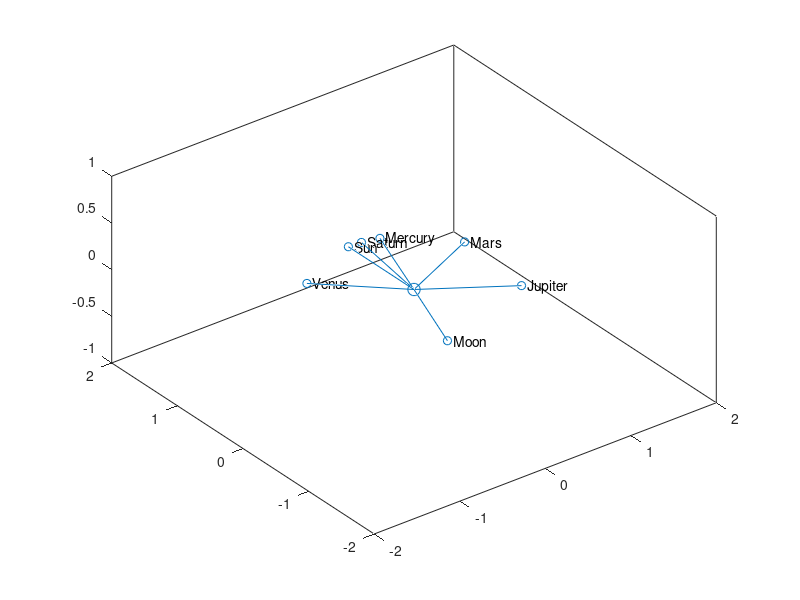

MATLAB code for this plot:
% Sky Clock calculations
% As an input we get the positions of the planets
% Desired outputs is the projections onto the earth-sun-moon plane

%%
% Positions of [sun mercury venus earth moon mars jupiter saturn]

p = [ ...
    105466.57862061243 -320513.0525348927 -153075.22353957177
    -28254617.546911404 33413899.08547402 20807485.255014483
    101892433.53560476 35869153.31981312 9688685.825101694
    87994759.91391698 108869760.5619592 47182570.1411031
    88318269.65765092 109070078.26608586 47271779.78689272
    -175033175.6172045 156838581.5712689 76659903.66643791
    -147654424.0403505 696873333.1511024 302281137.98811287
    -1054977146.3189284 -970294923.8394519 -355362682.91360706];
nm = {'Sun','Mercury','Venus','Earth','Moon','Mars','Jupiter','Saturn'};

planet = [];
% First assign the positions
for i = 1:size(p,1)
    p_i = p(i,:);
    planet(i).p = p_i;
    planet(i).nm = nm{i};
    
    plot3(p_i(1),p_i(2),p_i(3),'r.');
    text(p_i(1),p_i(2),p_i(3),[' ' planet(i).nm]);
    hold on
end
hold off


%%
% Now calculate the geocentric position vectors of each planet

pearth = planet(4).p;
for i = 1:length(planet)
    pe = planet(i).p - pearth;
    % pen = normalized position relative to earth
    % (i.e. a unit vector pointing from earth to body X
    pen = pe/sqrt(dot(pe,pe));
    planet(i).pen = pen;
    
    plot3([0 pen(1)],[0 pen(2)],[0 pen(3)],'r.-');
    text(pen(1),pen(2),pen(3),[' ' planet(i).nm]);
    hold on
end
% hold off

%%
% psun is the unit vector that points from earth to sun
% pmoon is the unit vector that points from earth to moon

psun = planet(1).pen;
pmoon = planet(5).pen;
b = cross(psun,pmoon);

%%
% Now we project the vectors onto the plane defined by earth-moon-sun
% See http://en.wikipedia.org/wiki/Vector_projection

for i = 1:length(planet)
    pen = planet(i).pen;
    pen2 = pen - dot(pen,b)/dot(b,b)*b;
    planet(i).pen2 = pen2;
    
    plot3([0 pen2(1)],[0 pen2(2)],[0 pen2(3)],'b.-');
    text(pen2(1),pen2(2),pen2(3),[' ' planet(i).nm]);
    hold on
end
hold off

%%
% Calculate the angle between the sun and each of the bodies

sun = planet(1).pen2;
planet(1).theta = 0;

for i = [2 3 5 6 7 8]
    body = planet(i).pen2;
    cosTheta = dot(sun,body)/(sqrt(dot(sun,sun))*sqrt(dot(body,body)));
    theta = acos(cosTheta);
    % The sun-moon cross vector sticks out of the plane. We can use it to
    % determine the orientation of theta
    
    x = cross(sun,body);
    theta = theta*sign(dot(b,x));
    planet(i).theta = theta;
    
end

%% Plot the result

cla
for i = [1 2 3 5 6 7 8]
    beta = planet(i).theta + pi/2;
    x = cos(beta);
    y = sin(beta);
    line([0 x],[0 y])
    line(x,y,'Marker','o','MarkerSize',6)
    text(x,y,['  ' planet(i).nm]) 
end
line(0,0,'Marker','o','MarkerSize',9)

axis equal
axis(2*[-1 1 -1 1])
% axis square
box on

